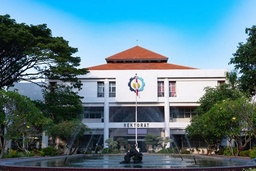
#> input picture Contrast/itsSurabaya2.jpg, 256 x 171 px, shrunk from 600 x 400 before the run, found by its file name
$ python lpf.py
#> lines starting #> are read from the running program, lines starting #| are printed output that depends on the picture
import cv2
from matplotlib import pyplot as plt
import numpy as np


def Convolosi(f, w):
    baris = f.shape[0]
    kolom = f.shape[1]
    dkernel = w.shape[0]
    dkernel2 = np.int32(np.floor(dkernel/2))

    g = np.zeros((baris, kolom))
    for y in range(baris):
        for x in range(kolom):
            g[y, x] = 0
            for i in range(dkernel):
                yy = y+i-dkernel2
                if (yy < 0) | (yy >= baris-1):
                    continue
                for j in range(dkernel):
                    xx = x+j - dkernel2
                    if (xx < 0) | (xx >= kolom-1):
                        continue
                    g[y, x] = g[y, x]+f[yy, xx]*w[i, j]
                # end for
            # end for
        # end for
    # end for
    g = np.uint8(np.floor(g))
    return g


# Membaca File Citra
f = cv2.imread("Contrast\itsSurabaya2.jpg", cv2.IMREAD_GRAYSCALE)
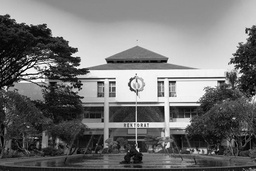
#> f: shape (171, 256); min 0, max 255, mean 115.4
cv2.imshow('Citra Asli', f)


dkernel = 3
w = np.ones((dkernel, dkernel))/(dkernel*dkernel)
g3 = Convolosi(f, w)
#> after the loop in Convolosi, `for y in range(baris):`:
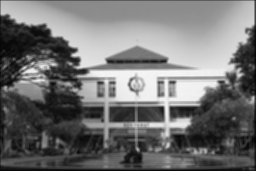
#> g: shape (171, 256) float64; min 2.67, max 247.3, mean 114.6
cv2.imshow('Hasil Convolosi w=3x3', g3)


dkernel = 5
w = np.ones((dkernel, dkernel))/(dkernel*dkernel)
g5 = Convolosi(f, w)
#> after the loop in Convolosi (call 2), `for y in range(baris):`:
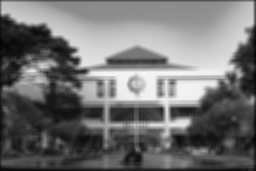
#> g: shape (171, 256) float64; min 4.76, max 246.3, mean 114.2
cv2.imshow('Hasil Convolosi w=5x5', g5)


dkernel = 7
w = np.ones((dkernel, dkernel))/(dkernel*dkernel)
g5 = Convolosi(f, w)
#> after the loop in Convolosi (call 3), `for y in range(baris):`:
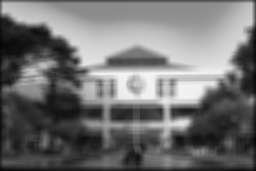
#> g: shape (171, 256) float64; min 5.88, max 246.4, mean 113.8
cv2.imshow('Hasil Convolosi w=7x7', g5)

cv2.waitKey(0)
cv2.destroyAllWindows()

$ run again, with Contrast/img.jpg copied over Contrast/itsSurabaya2.jpg
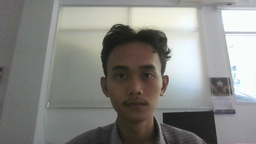
#> input picture Contrast/img.jpg, 256 x 144 px, shrunk from 1280 x 720 before the run, found by its file name
#> after the loop in Convolosi, `for y in range(baris):`:
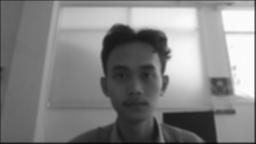
#> g: shape (144, 256) float64; min 10.67, max 252.4, mean 132.9
#> after the loop in Convolosi (call 3), `for y in range(baris):`:
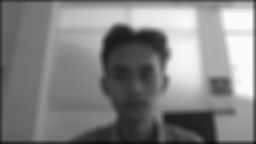
#> g: shape (144, 256) float64; min 15.12, max 251.4, mean 131.6
